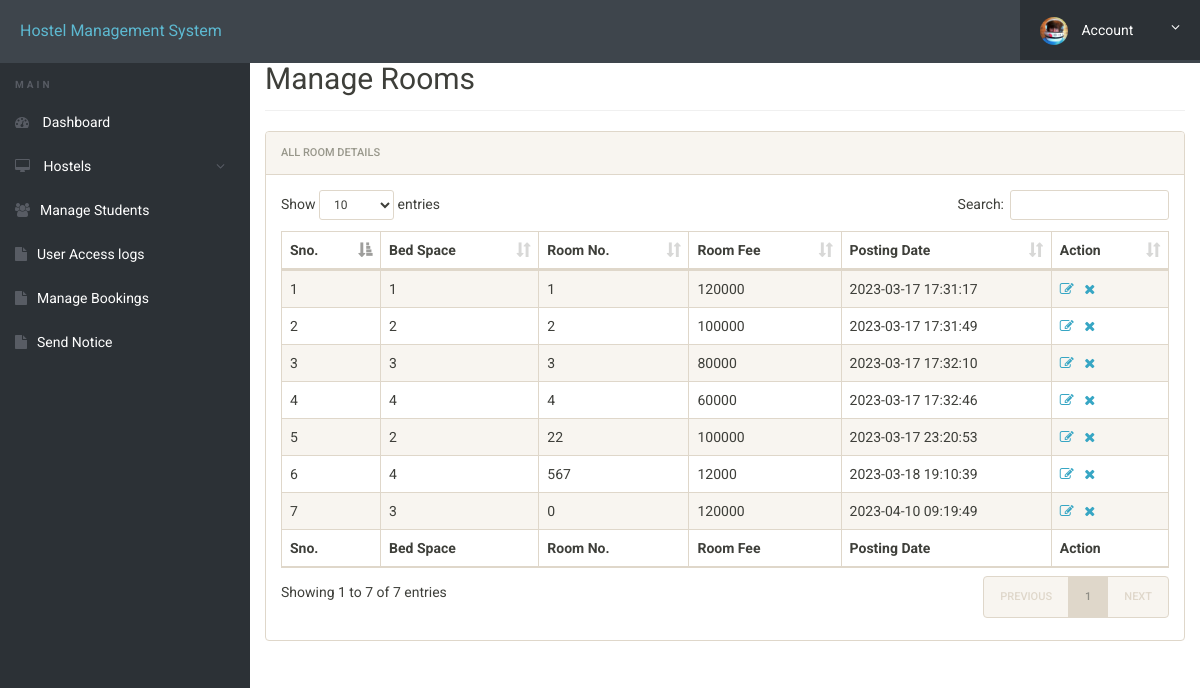
Screenshot of /hostel/admin/manage-rooms.php (signed in) with the database file from the repository.
### tables this page shows
CREATE TABLE `rooms` (
  `id` int(11) NOT NULL,
  `seater` int(11) DEFAULT NULL,
  `room_no` int(11) DEFAULT NULL,
  `fees` int(11) DEFAULT NULL,
  `posting_date` timestamp NULL DEFAULT current_timestamp()
);

### hostel/admin/manage-rooms.php (the view, shortened to what this page needs)
<?php
include('includes/config.php');
?>
<!doctype html>
<html lang="en" class="no-js">
<head>
	<link rel="stylesheet" href="css/font-awesome.min.css">
	<link rel="stylesheet" href="css/bootstrap.min.css">
	<link rel="stylesheet" href="css/dataTables.bootstrap.min.css">
	<link rel="stylesheet" href="css/bootstrap-social.css">
	<link rel="stylesheet" href="css/bootstrap-select.css">
	<link rel="stylesheet" href="css/fileinput.min.css">
	<link rel="stylesheet" href="css/awesome-bootstrap-checkbox.css">
	<link rel="stylesheet" href="css/style.css">
</head>
<body>
	<?php include('includes/header.php');?>
	<div class="ts-main-content">
			<?php include('includes/sidebar.php');?>
		<div class="content-wrapper">
			<div class="container-fluid">
				<div class="row">
					<div class="col-md-12">
						<h2 class="page-title" style="margin-top: 4%">Manage Rooms</h2>
						<div class="panel panel-default">
							<div class="panel-heading">All Room Details</div>
							<div class="panel-body">
								<table id="zctb" class="display table table-striped table-bordered table-hover" cellspacing="0" width="100%">
									<thead>
										<tr>
											<th>Sno.</th>
											<th>Bed Space</th>
											<th>Room No.</th>
											<th>Room Fee </th>
											<th>Posting Date  </th>
											<th>Action</th>
										</tr>
									</thead>
									<tfoot>
										<tr>
											<th>Sno.</th>
											<th>Bed Space</th>
											<th>Room No.</th>
											<th>Room Fee </th>
											<th>Posting Date  </th>
											<th>Action</th>
										</tr>
									</tfoot>
									<tbody>
<?php
$ret="select * from rooms";
$stmt= $mysqli->prepare($ret) ;
$stmt->execute() ;
$res=$stmt->get_result();
$cnt=1;
while($row=$res->fetch_object())
	  {
	  	?>
<tr><td><?php echo $cnt;;?></td>
<td><?php echo $row->seater;?></td>
<td><?php echo $row->room_no;?></td>
<td><?php echo $row->fees;?></td>
<td><?php echo $row->posting_date;?></td>
<td><a href="edit-room.php?id=<?php echo $row->id;?>"><i class="fa fa-edit"></i></a>&nbsp;&nbsp;
<a href="manage-rooms.php?del=<?php echo $row->id;?>" onclick="return confirm("Do you want to delete");"><i class="fa fa-close"></i></a></td>
										</tr>
									<?php
$cnt=$cnt+1;
									 } ?>
									</tbody>
								</table>
							</div>
						</div>
					</div>
				</div>
			</div>
		</div>
	</div>
</body>
</html>

### hostel/admin/includes/header.php (shortened to what this page needs)
<div class="brand clearfix">
		<a href="#" class="logo" style="font-size:16px;">Hostel Management System</a>
		<ul class="ts-profile-nav">
			<li class="ts-account">
				<a href="#"><img src="img/ts-avatar.jpg" class="ts-avatar hidden-side" alt=""> Account <i class="fa fa-angle-down hidden-side"></i></a>
			</li>
		</ul>
	</div>

### hostel/admin/includes/sidebar.php (shortened to what this page needs)
<nav class="ts-sidebar">
			<ul class="ts-sidebar-menu">
				<li class="ts-label">Main</li>
				<li><a href="dashboard.php"><i class="fa fa-dashboard"></i> Dashboard</a></li>
				<li><a href="#"><i class="fa fa-desktop"></i> Hostels</a>
				</li>
				<li><a href="manage-students.php"><i class="fa fa-users"></i>Manage Students</a></li>
				<li><a href="access-log.php"><i class="fa fa-file"></i>User Access logs</a></li>
				<li><a href="bookings.php"><i class="fa fa-file"></i>Manage Bookings</a></li>
				<li><a href="notice.php"><i class="fa fa-file"></i>Send Notice</a></li>
		</nav>

### hostel/admin/css/style.css (style rules this page uses)
html { font-size: 14px; }
@media only screen and (min-width: 480px) { html { font-size: 17px; } }
@media only screen and (min-width: 768px) { html { font-size: 14px; } }
body { font-size: 1em; }
a { color: #37a6c4; }
.panel { overflow: hidden; }
ul, li { margin: 0; padding: 0; list-style: none; }
.page-title { padding-bottom: 15px; margin-bottom: 20px; border-bottom: 1px solid #f0f0f0; }
.brand { background: #3e454c; position: relative; z-index: 3; position: fixed; width: 100%; top: 0; }
.brand .logo { box-sizing: border-box; padding: 20px; float: left; display: block; width: 200px; }
@media only screen and (min-width: 992px) { .brand .logo { width: 250px; } }
.brand .ts-profile-nav { float: right; display: none; }
.brand .ts-profile-nav li { float: left; position: relative; }
.brand .ts-profile-nav li a { display: block; padding: 20px; color: #fff; }
.brand .ts-profile-nav .ts-account .fa-angle-down { float: right; }
.brand .ts-profile-nav .ts-account > a { width: 180px; background: #2c3136; }
.brand .ts-profile-nav .ts-account .ts-avatar { border-radius: 50%; height: 28px; margin: -10px 0; margin-right: 10px; }
@media only screen and (min-width: 992px) { .brand .ts-profile-nav { display: block; } }
.ts-sidebar { background: #2c3136; max-height: 0; transition: max-height 0.3s; overflow: hidden; position: fixed; z-index: 2; width: 100%; bottom: 0; top: 60px; overflow-y: auto; }
@media only screen and (min-width: 992px) { .ts-sidebar { max-height: 100%; bottom: 0; } }
.ts-sidebar-menu .ts-label { color: #585c64; font-weight: bold; padding: 8px 15px; text-transform: uppercase; font-size: 10px; letter-spacing: 3px; margin-top: 10px; }
.ts-sidebar-menu a { display: block; text-decoration: none; padding: 12px 15px; color: #fff; }
.ts-sidebar-menu li { position: relative; }
.ts-sidebar-menu li i { color: #585c64; margin-right: 10px; }
.ts-main-content .content-wrapper { padding-top: 15px; margin-top: 10px; }
@media only screen and (min-width: 992px) { .ts-main-content .ts-sidebar { width: 250px; float: left; } }
@media only screen and (min-width: 992px) { .ts-main-content .content-wrapper { margin-left: 250px; } }

### rows the page displays
rooms: seater "1", room_no "1", fees "120000", posting_date "2023-03-17 17:31:17"
rooms: seater "2", room_no "2", fees "100000", posting_date "2023-03-17 17:31:49"
rooms: seater "3", room_no "3", fees "80000", posting_date "2023-03-17 17:32:10"
rooms: seater "4", room_no "4", fees "60000", posting_date "2023-03-17 17:32:46"
rooms: seater "2", room_no "22", fees "100000", posting_date "2023-03-17 23:20:53"
rooms: seater "4", room_no "567", fees "12000", posting_date "2023-03-18 19:10:39"
rooms: seater "3", room_no "0", fees "120000", posting_date "2023-04-10 09:19:49"
